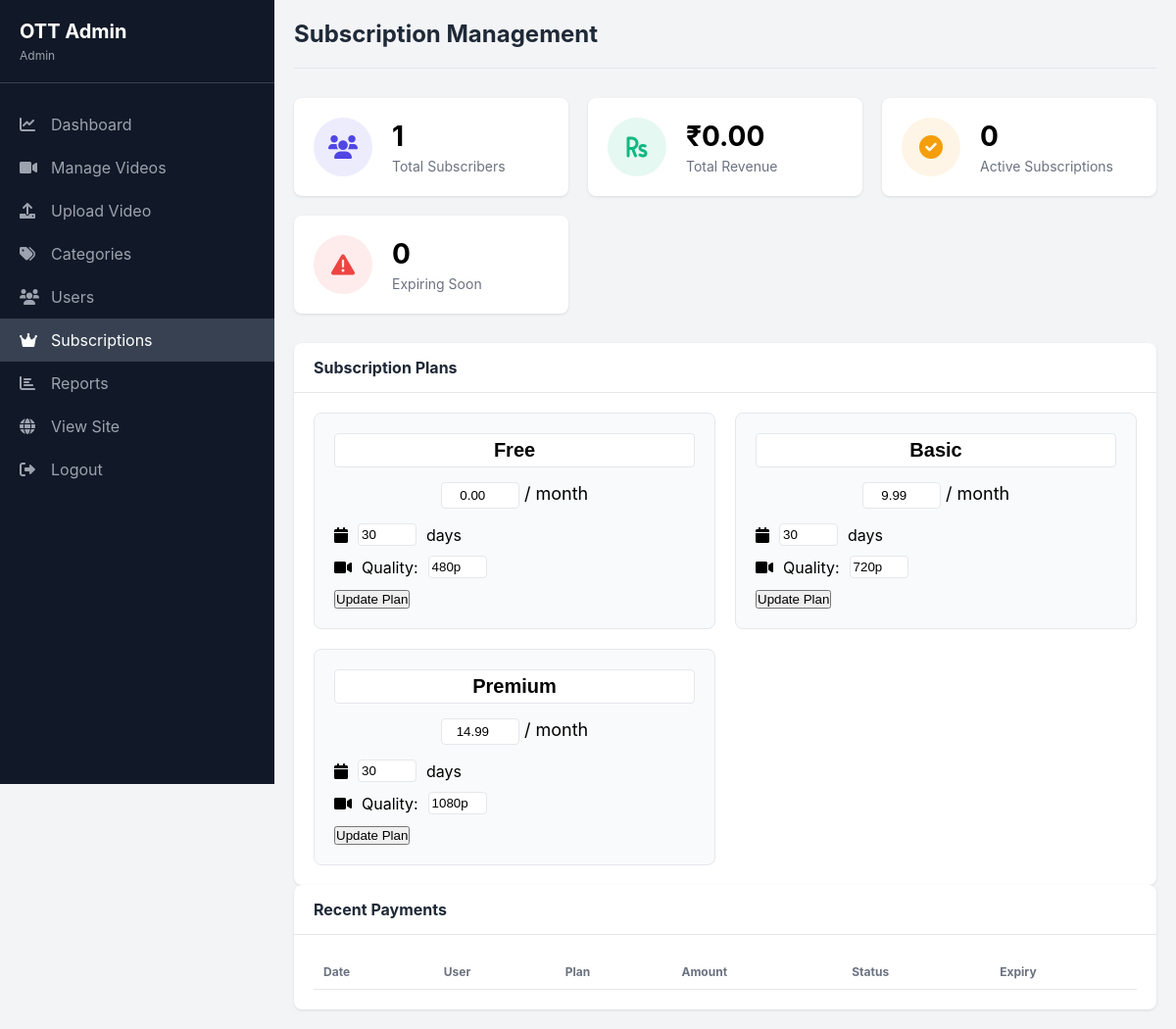
/admin/subscriptions.php (signed in), run on the app's committed database.
### tables this page shows
CREATE TABLE subscription_plans (
    id INT PRIMARY KEY AUTO_INCREMENT,
    plan_name VARCHAR(50) NOT NULL,
    price DECIMAL(10,2) NOT NULL,
    duration_days INT NOT NULL,
    max_quality VARCHAR(20),
    created_at TIMESTAMP DEFAULT CURRENT_TIMESTAMP
);

### includes/config.php (called while the page is built, shortened)
<?php
function formatIndianCurrency($number) {
    if (!$number) return '0.00';
    $number = round($number, 2);
    $parts = explode('.', (string)$number);
    $whole = $parts[0];
    $fraction = isset($parts[1]) ? $parts[1] : '00';
    $fraction = str_pad($fraction, 2, '0', STR_PAD_RIGHT);
    return $whole . '.' . $fraction;
}
?>

### admin/subscriptions.php (the view, shortened to what this page needs)
<?php
require_once '../includes/config.php';
require_once '../includes/functions.php';
$plans = $db->query("SELECT * FROM subscription_plans ORDER BY price")->fetchAll();
$stats = [
    'total_subscribers' => $db->query("SELECT COUNT(*) as count FROM users WHERE subscription_status != 'free'")->fetch()['count'],
    'total_revenue' => $db->query("SELECT SUM(amount) as total FROM payments WHERE status = 'completed'")->fetch()['total'] ?? 0,
    'active_subscriptions' => $db->query("SELECT COUNT(*) as count FROM users WHERE subscription_expiry > NOW()")->fetch()['count'],
    'expiring_soon' => $db->query("SELECT COUNT(*) as count FROM users WHERE subscription_expiry BETWEEN NOW() AND DATE_ADD(NOW(), INTERVAL 7 DAY)")->fetch()['count']
];
?>
<!DOCTYPE html>
<html lang="en">
<head>
    <link rel="stylesheet" href="../assets/css/admin.css">
    <link rel="stylesheet" href="https://cdnjs.cloudflare.com/ajax/libs/font-awesome/6.0.0/css/all.min.css">
</head>
<body>
    <div class="admin-container">
        <?php include __DIR__ . '/includes/sidebar.php'; ?>
        <main class="admin-main">
            <header class="admin-header">
                <h1>Subscription Management</h1>
            </header>
            <div class="stats-grid">
                <div class="stat-card">
                    <div class="stat-icon">
                        <i class="fas fa-users"></i>
                    </div>
                    <div class="stat-info">
                        <h3><?php echo number_format($stats['total_subscribers']); ?></h3>
                        <p>Total Subscribers</p>
                    </div>
                </div>
                <div class="stat-card">
                    <div class="stat-icon">
                        <i class="fas fa-rupee-sign"></i>
                    </div>
                    <div class="stat-info">
                        <h3>₹<?php echo formatIndianCurrency($stats['total_revenue']); ?></h3>
                        <p>Total Revenue</p>
                    </div>
                </div>
                <div class="stat-card">
                    <div class="stat-icon">
                        <i class="fas fa-check-circle"></i>
                    </div>
                    <div class="stat-info">
                        <h3><?php echo number_format($stats['active_subscriptions']); ?></h3>
                        <p>Active Subscriptions</p>
                    </div>
                </div>
                <div class="stat-card">
                    <div class="stat-icon">
                        <i class="fas fa-exclamation-triangle"></i>
                    </div>
                    <div class="stat-info">
                        <h3><?php echo number_format($stats['expiring_soon']); ?></h3>
                        <p>Expiring Soon</p>
                    </div>
                </div>
            </div>
            <div class="dashboard-card">
                <div class="card-header">
                    <h2>Subscription Plans</h2>
                </div>
                <div class="card-body">
                    <div class="plans-grid">
                        <?php foreach ($plans as $plan): ?>
                        <div class="plan-card">
                            <form method="POST" class="plan-form">
                                <h3>
                                    <input type="text" name="plan_name" value="<?php echo htmlspecialchars($plan['plan_name']); ?>"
                                           class="plan-name-input">
                                </h3>
                                <div class="plan-price">
                                    <input type="number" name="price" value="<?php echo $plan['price']; ?>" step="0.01"
                                           class="price-input"> / month
                                </div>
                                <div class="plan-details">
                                    <p>
                                        <i class="fas fa-calendar"></i>
                                        <input type="number" name="duration_days" value="<?php echo $plan['duration_days']; ?>"
                                               class="duration-input"> days
                                    </p>
                                    <p>
                                        <i class="fas fa-video"></i>
                                        Quality:
                                        <input type="text" name="max_quality" value="<?php echo $plan['max_quality']; ?>"
                                               class="quality-input">
                                    </p>
                                </div>
                                <button type="submit" class="btn btn-primary btn-block">Update Plan</button>
                            </form>
                        </div>
                        <?php endforeach; ?>
                    </div>
                </div>
            </div>
            <div class="dashboard-card">
                <div class="card-header">
                    <h2>Recent Payments</h2>
                </div>
                <div class="card-body">
                    <table class="data-table">
                        <thead>
                            <tr>
                                <th>Date</th>
                                <th>User</th>
                                <th>Plan</th>
                                <th>Amount</th>
                                <th>Status</th>
                                <th>Expiry</th>
                            </tr>
                        </thead>
                    </table>
                </div>
            </div>
        </main>
    </div>
</body>
</html>

### assets/css/admin.css (style rules this page uses)
:root { --admin-primary: #4f46e5; --admin-secondary: #6366f1; --admin-success: #10b981; --admin-danger: #ef4444; --admin-warning: #f59e0b; --admin-dark: #1f2937; --admin-darker: #111827; --admin-light: #f3f4f6; --admin-sidebar-width: 280px; }
* { margin: 0; padding: 0; box-sizing: border-box; }
body { font-family: 'Inter', sans-serif; background-color: #f3f4f6; }
.admin-container { display: flex; min-height: 100vh; }
.admin-main { flex: 1; margin-left: var(--admin-sidebar-width); padding: 20px; }
.admin-header { display: flex; justify-content: space-between; align-items: center; margin-bottom: 30px; padding-bottom: 20px; border-bottom: 1px solid #e5e7eb; }
.admin-header h1 { font-size: 24px; color: var(--admin-dark); }
.stats-grid { display: grid; grid-template-columns: repeat(auto-fit, minmax(250px, 1fr)); gap: 20px; margin-bottom: 30px; }
.stat-card { background: white; border-radius: 8px; padding: 20px; display: flex; align-items: center; gap: 20px; box-shadow: 0 1px 3px rgba(0, 0, 0, 0.1); }
.stat-icon { width: 60px; height: 60px; border-radius: 50%; display: flex; align-items: center; justify-content: center; font-size: 24px; }
.stat-card:nth-child(1) .stat-icon { background: rgba(79, 70, 229, 0.1); color: var(--admin-primary); }
.stat-card:nth-child(2) .stat-icon { background: rgba(16, 185, 129, 0.1); color: var(--admin-success); }
.stat-card:nth-child(3) .stat-icon { background: rgba(245, 158, 11, 0.1); color: var(--admin-warning); }
.stat-card:nth-child(4) .stat-icon { background: rgba(239, 68, 68, 0.1); color: var(--admin-danger); }
.stat-info h3 { font-size: 28px; margin-bottom: 5px; }
.stat-info p { color: #6b7280; font-size: 14px; }
.dashboard-card { background: white; border-radius: 8px; overflow: hidden; box-shadow: 0 1px 3px rgba(0, 0, 0, 0.1); }
.card-header { padding: 15px 20px; border-bottom: 1px solid #e5e7eb; display: flex; justify-content: space-between; align-items: center; }
.card-header h2 { font-size: 16px; color: var(--admin-dark); }
.card-body { padding: 20px; }
.data-table { width: 100%; border-collapse: collapse; }
.data-table th { text-align: left; padding: 10px; font-size: 12px; color: #6b7280; border-bottom: 1px solid #e5e7eb; }

### admin/subscriptions.php (style rules this page uses)
.plans-grid { display: grid; grid-template-columns: repeat(auto-fit, minmax(280px, 1fr)); gap: 20px; }
.plan-card { background: #f9fafb; border-radius: 8px; padding: 20px; border: 1px solid #e5e7eb; }
.plan-name-input { font-size: 20px; font-weight: bold; width: 100%; padding: 5px; border: 1px solid #e5e7eb; border-radius: 4px; text-align: center; }
.plan-price { text-align: center; margin: 15px 0; font-size: 18px; }
.price-input { width: 80px; padding: 5px; border: 1px solid #e5e7eb; border-radius: 4px; text-align: center; }
.plan-details p { display: flex; align-items: center; gap: 10px; margin-bottom: 10px; }
.duration-input, .quality-input { width: 60px; padding: 3px; border: 1px solid #e5e7eb; border-radius: 4px; }

### data on the page
subscription_plans: plan_name "Free", price "0.00", duration_days "30", max_quality "480p"
subscription_plans: plan_name "Basic", price "9.99", duration_days "30", max_quality "720p"
subscription_plans: plan_name "Premium", price "14.99", duration_days "30", max_quality "1080p"

### other printed values
$_SESSION['user_name'] "Admin"
$stats['total_subscribers'] "1"
formatIndianCurrency($stats['total_revenue']) "0.00"
$stats['active_subscriptions'] "0"
$stats['expiring_soon'] "0"
